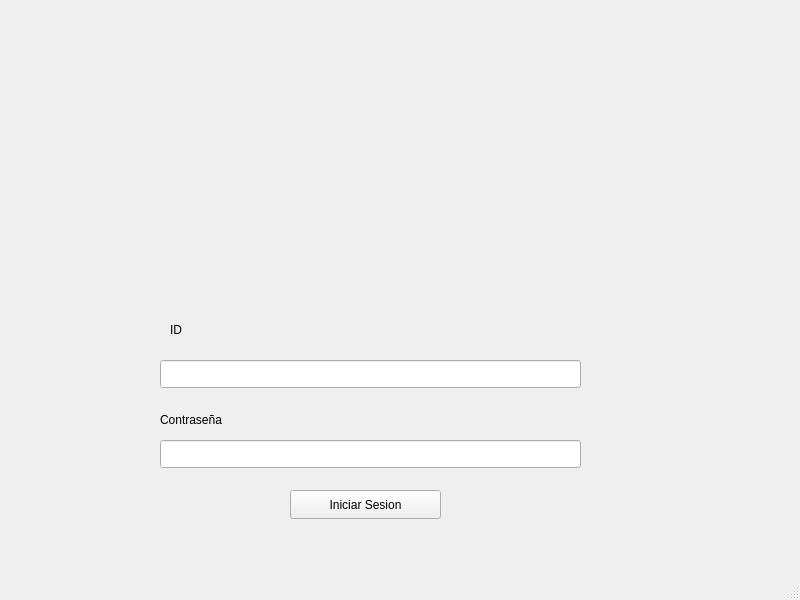
<?xml version="1.0" encoding="UTF-8"?>
<ui version="4.0">
 <class>MainMenu</class>
 <widget class="QMainWindow" name="MainMenu">
  <property name="geometry">
   <rect>
    <x>0</x>
    <y>0</y>
    <width>800</width>
    <height>600</height>
   </rect>
  </property>
  <property name="windowTitle">
   <string>MainMenu</string>
  </property>
  <widget class="QWidget" name="centralwidget">
   <widget class="QLabel" name="label">
    <property name="geometry">
     <rect>
      <x>-170</x>
      <y>-100</y>
      <width>1141</width>
      <height>821</height>
     </rect>
    </property>
    <property name="text">
     <string/>
    </property>
    <property name="pixmap">
     <pixmap>../../Pictures/Screenshots/Captura de pantalla 2025-06-02 135404.png</pixmap>
    </property>
    <property name="scaledContents">
     <bool>true</bool>
    </property>
   </widget>
   <widget class="QLabel" name="label_2">
    <property name="geometry">
     <rect>
      <x>250</x>
      <y>50</y>
      <width>271</width>
      <height>261</height>
     </rect>
    </property>
    <property name="text">
     <string/>
    </property>
    <property name="pixmap">
     <pixmap>../../Downloads/Emblema_Cruz_Roja.jpg</pixmap>
    </property>
    <property name="scaledContents">
     <bool>true</bool>
    </property>
   </widget>
   <widget class="QLabel" name="label_3">
    <property name="geometry">
     <rect>
      <x>170</x>
      <y>320</y>
      <width>63</width>
      <height>20</height>
     </rect>
    </property>
    <property name="text">
     <string>ID</string>
    </property>
   </widget>
   <widget class="QLabel" name="label_4">
    <property name="geometry">
     <rect>
      <x>160</x>
      <y>410</y>
      <width>131</width>
      <height>20</height>
     </rect>
    </property>
    <property name="text">
     <string>Contraseña </string>
    </property>
   </widget>
   <widget class="QLineEdit" name="lineEdit">
    <property name="geometry">
     <rect>
      <x>160</x>
      <y>360</y>
      <width>421</width>
      <height>28</height>
     </rect>
    </property>
   </widget>
   <widget class="QLineEdit" name="lineEdit_2">
    <property name="geometry">
     <rect>
      <x>160</x>
      <y>440</y>
      <width>421</width>
      <height>28</height>
     </rect>
    </property>
   </widget>
   <widget class="QPushButton" name="pushButton">
    <property name="geometry">
     <rect>
      <x>290</x>
      <y>490</y>
      <width>151</width>
      <height>29</height>
     </rect>
    </property>
    <property name="text">
     <string>Iniciar Sesion</string>
    </property>
   </widget>
  </widget>
  <widget class="QMenuBar" name="menubar">
   <property name="geometry">
    <rect>
     <x>0</x>
     <y>0</y>
     <width>800</width>
     <height>25</height>
    </rect>
   </property>
  </widget>
  <widget class="QStatusBar" name="statusbar"/>
 </widget>
 <resources/>
 <connections/>
</ui>
